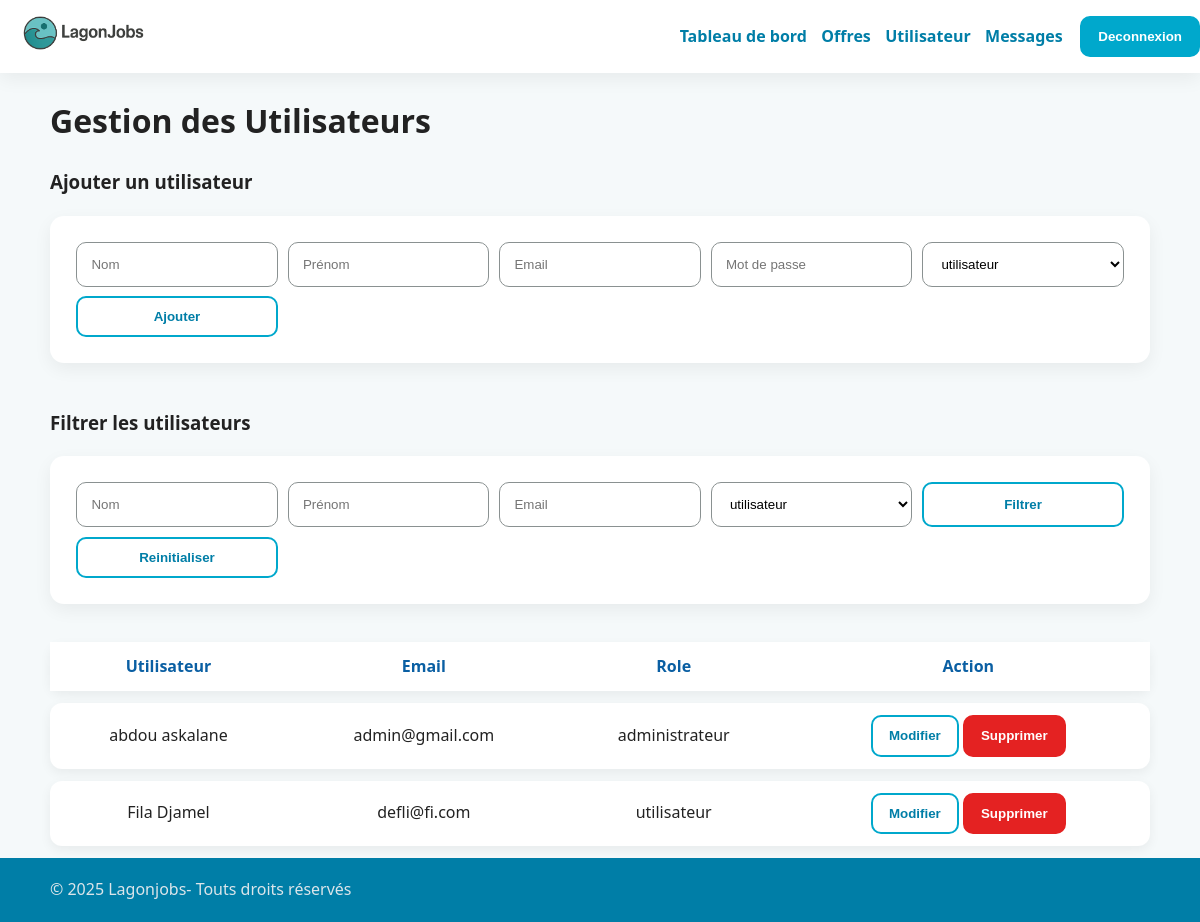
Before: /Backoffice/utilisateurs.php (signed in) with the older database file.
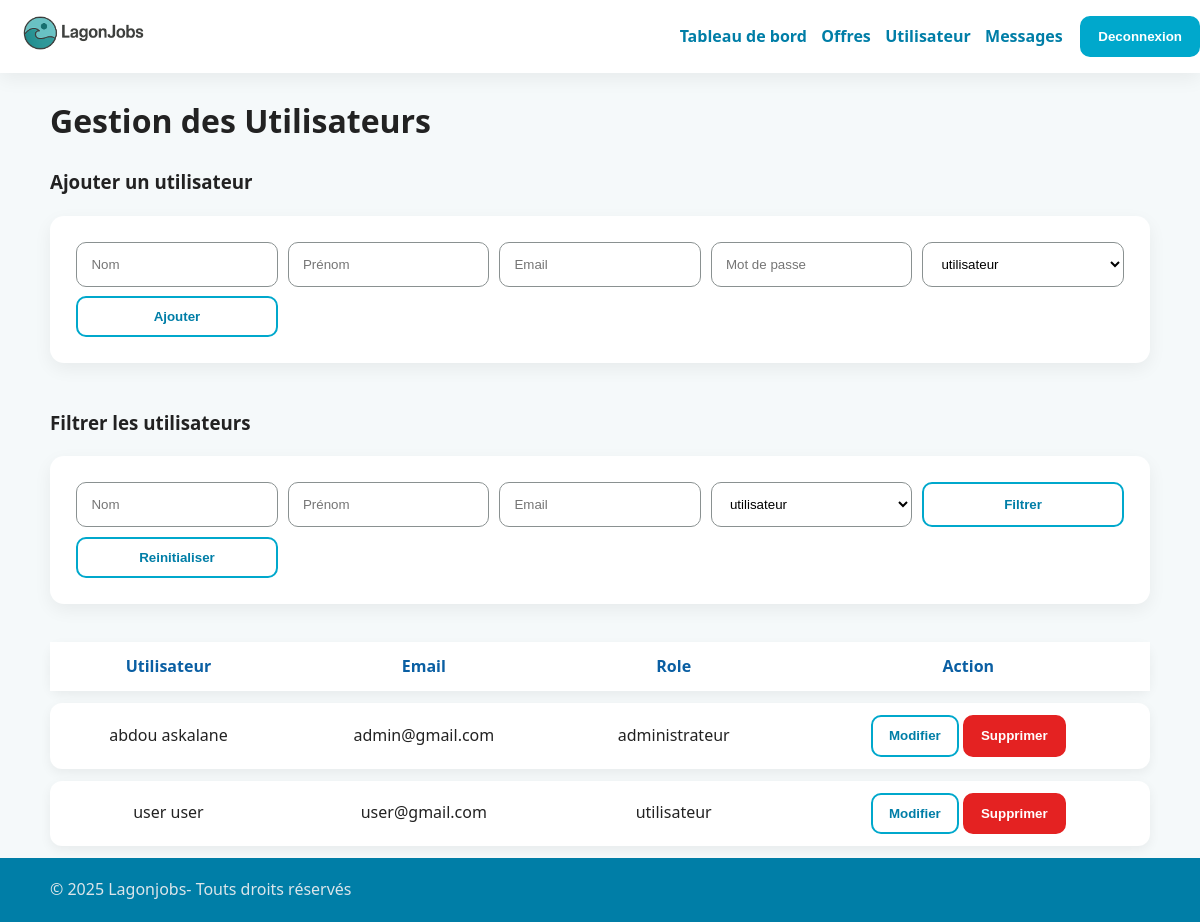
After: the same page with the newer database file.
### tables this page shows
CREATE TABLE `utilisateurs` (
  `Id` int(11) NOT NULL,
  `Nom` varchar(20) NOT NULL,
  `Prenom` varchar(20) NOT NULL,
  `Email` varchar(100) NOT NULL,
  `Mot_de_passe` varchar(100) NOT NULL,
  `Id_role` int(11) NOT NULL
);

CREATE TABLE `roles` (
  `Id` int(11) NOT NULL,
  `Nom_role` varchar(20) NOT NULL
);

### Backoffice/select.php (called while the page is built, shortened)
<?php
$sql = "SELECT * FROM `roles`";
$stmt = $pdo->prepare($sql);
$stmt->execute();
$roles=$stmt->fetchall();
$sql = "SELECT
ut.Id,
ut.Nom,
ut.Prenom,
ut.Email,
ut.Id_role,
rl.Nom_role
FROM utilisateurs ut
JOIN roles rl ON ut.Id_role=rl.Id
WHERE 1=1";
$params = [];
$stmt = $pdo->prepare($sql);
$stmt->execute($params);
$utilisateurs=$stmt->fetchall();
?>

### Backoffice/utilisateurs.php (the view, shortened to what this page needs)
<?php
require_once(__DIR__ . '/insert.php');
require_once(__DIR__ . '/select.php');
?>
<!DOCTYPE html>
<html lang="en">
<head>
    <link rel="stylesheet" href="../css/style.css">
</head>
<body class="body">
    <header class="site-header header-inner">
    <span class="logo"><a href="gestion_offre.html"><img src="../logo/Logo.png" alt="logo lagonjobs"></span>
    <nav class="nav">
        <a href="gestion_offre.php">Tableau de bord</a>
        <a href="offres.php">Offres</a>
        <a href="utilisateurs.php">Utilisateur</a>
        <a href="messages_contact.php">Messages</a>
        <?php if(isset($_SESSION['LOG_ADMIN'])){ ?>
          <button class="btn" onclick="window.location.href='../Frontoffice/deconnexion.php'">Deconnexion</button>
        <?php } ?>
    </nav>
  </header>
    <main class="container">
        <h1>Gestion des Utilisateurs</h1>
        <h3>Ajouter un utilisateur</h3>
        <form action="utilisateurs.php" class="form filter-bar" method="post">
            <input type="text" name="insert_nom" placeholder="Nom">
            <input type="text" name="insert_prenom" placeholder="Prénom" >
            <input type="email" name="insert_email" placeholder="Email" >
            <input type="password" name="insert_password" placeholder="Mot de passe" >
            <select name="insert_role_user" >
                <?php for ($i=0; $i < count($roles); $i++) {
                    echo "<option value=".$roles[$i]['Id'].">".$roles[$i]['Nom_role']."</option>";
                }?>
            </select>
            <button type="submit" class="btn btn-outline" >Ajouter</button>
        </form><br>
        <h3>Filtrer les utilisateurs</h3>
        <form action="utilisateurs.php" class="form filter-bar" method="post">
            <?php if(isset($_POST['nom'])){ ?>
                <input type="text" name="nom" placeholder="Nom" value="<?php echo $_POST['nom'] ?>">
            <?php }else { ?>
                <input type="text" name="nom" placeholder="Nom">
            <?php } ?>
            <?php if(isset($_POST['prenom'])){ ?>
                <input type="text" name="prenom" placeholder="Prénom" value="<?php echo $_POST['prenom'] ?>">
            <?php }else { ?>
                <input type="text" name="prenom" placeholder="Prénom">
            <?php } ?>
            <?php if(isset($_POST['email'])){ ?>
                <input type="text" name="email" placeholder="Email" value="<?php echo $_POST['email'] ?>">
            <?php }else { ?>
                <input type="text" name="email" placeholder="Email">
            <?php } ?>
            <select name="role_user" >
                <?php for ($i=0; $i < count($roles); $i++) {
                    if ($role_filter != $roles[$i]['Id']){
                        echo "<option value=".$roles[$i]['Id'].">".$roles[$i]['Nom_role']."</option>";
                    }else{
                        echo "<option value=".$roles[$i]['Id']." selected>".$roles[$i]['Nom_role']."</option>";
                    }
                }?>
            </select>
            <button type="submit" class="btn btn-outline" >Filtrer</button>
            <button type="button" class="btn btn-outline" onclick="window.location.href='utilisateurs.php'" >Reinitialiser</button>
        </form><br>
        <table class="table-offres">
            <tr>
                <th>Utilisateur</th>
                <th>Email</th>
                <th>Role</th>
                <th>Action</th>
            </tr>
            <?php for ($i=0; $i < count($utilisateurs); $i++) { ?>
            <tr>
                <td><?php echo $utilisateurs[$i]['Nom']." ".$utilisateurs[$i]['Prenom'];?></td>
                <td><?php echo $utilisateurs[$i]['Email'];?></td>
                <td><?php echo $utilisateurs[$i]['Nom_role'];?></td>
                <td>
                    <form action="update_utilisateur.php" method="post">
                        <button class="btn btn-outline" type="submit">Modifier</button>
                    </form>
                    <form action="utilisateurs.php" method="post">
                        <button class="btn_delete">Supprimer</button>
                    </form>
                </td>
            </tr>
            <?php } ?>
        </table>
    </main>
    <footer class="site-footer footer-inner">
    <p class="container">© 2025 Lagonjobs- Touts droits réservés</p>
  </footer>
</body>
</html>

### css/style.css (style rules this page uses)
:root { --lagon:#00A8CC; --lagon-dark:#007EA7; --bg:#F5F9FA; --text:#222222; --text-2:#555555; --success:#4CAF50; --error:#E63946; --card:#ffffff; --shadow:0 6px 18px rgba(0,0,0,.06); --radius:14px; --radius-sm:10px; --space:clamp(14px, 2.8vw, 22px); }
* { box-sizing:border-box }
html,body { margin:0;padding:0 }
body { font-family: system-ui, -apple-system, "Segoe UI", Roboto, "Helvetica Neue", Arial, "Noto Sans", "Liberation Sans", sans-serif; color:var(--text); background:var(--bg); line-height:1.6; }
.container { width:min(1100px, 92vw); margin:auto }
a { color:var(--lagon-dark); text-decoration:none }
.btn { background:var(--lagon); color:#fff; padding:.7rem 1rem; border-radius:10px; display:inline-block; font-weight:600; border:2px solid var(--lagon); transition:all .2s ease; }
.btn_delete { background:#e42222; color:#fff; padding:.7rem 1rem; border-radius:10px; display:inline-block; font-weight:600; border:2px solid #e42222; transition:all .2s ease; }
.btn-outline { background:transparent; color:var(--lagon-dark) }
.site-header { position:sticky; top:0; z-index:10; background:#fff; box-shadow:var(--shadow); }
.header-inner { display:flex; align-items:center; justify-content:space-between; padding:.8rem 0 }
.logo { display: flex;align-items: center; }
.logo img { height: 40px;width: auto;object-fit: contain; }
.nav { display:flex; gap:.9rem; align-items:center }
.nav a { font-weight:600 }
.nav .btn, .nav .btn-outline { margin-left:.2rem }
.site-footer { background:#007EA7; color:#dbe5ea; }
.footer-inner { display:flex; justify-content:space-between; align-items:center; padding:1.2rem 0 }
.form { background:#fff; padding:clamp(18px, 3vw, 26px); border-radius:var(--radius); box-shadow:var(--shadow); }
.form input, .form select, .form textarea { width:100%; padding:.8rem .9rem; border:1px solid #8a9191; border-radius:10px; background:#fff; }
.filter-bar { display:grid; grid-template-columns: repeat(5, minmax(120px, 1fr)); gap:.6rem; }
.table-offres { width: 100%; border-collapse: separate; border-spacing: 0 12px; font-family: 'Segoe UI', sans-serif; }
.table-offres th { text-align: center; padding: 12px; color: #0a5fa3; font-weight: 600; }
.table-offres tr { background: #ffffff; box-shadow: 0 4px 12px rgba(0,0,0,0.06); border-radius: 12px; }
.table-offres td { padding: 12px; text-align: center; }
.table-offres tr td:first-child { border-top-left-radius: 12px; border-bottom-left-radius: 12px; }
.table-offres tr td:last-child { border-top-right-radius: 12px; border-bottom-right-radius: 12px; }
.table-offres td form { display: inline-block; }
html, body { height: 100%; }
body { display: flex; flex-direction: column; }
main { flex: 1; }
footer { background: #111; color: white; }

Changed rows visible on the page:
removed utilisateurs: Nom "Fila", Prenom "Djamel", Email "defli@fi.com", Id_role.Nom_role "utilisateur"
added utilisateurs: Nom "user", Prenom "user", Email "user@gmail.com", Id_role.Nom_role "utilisateur"
